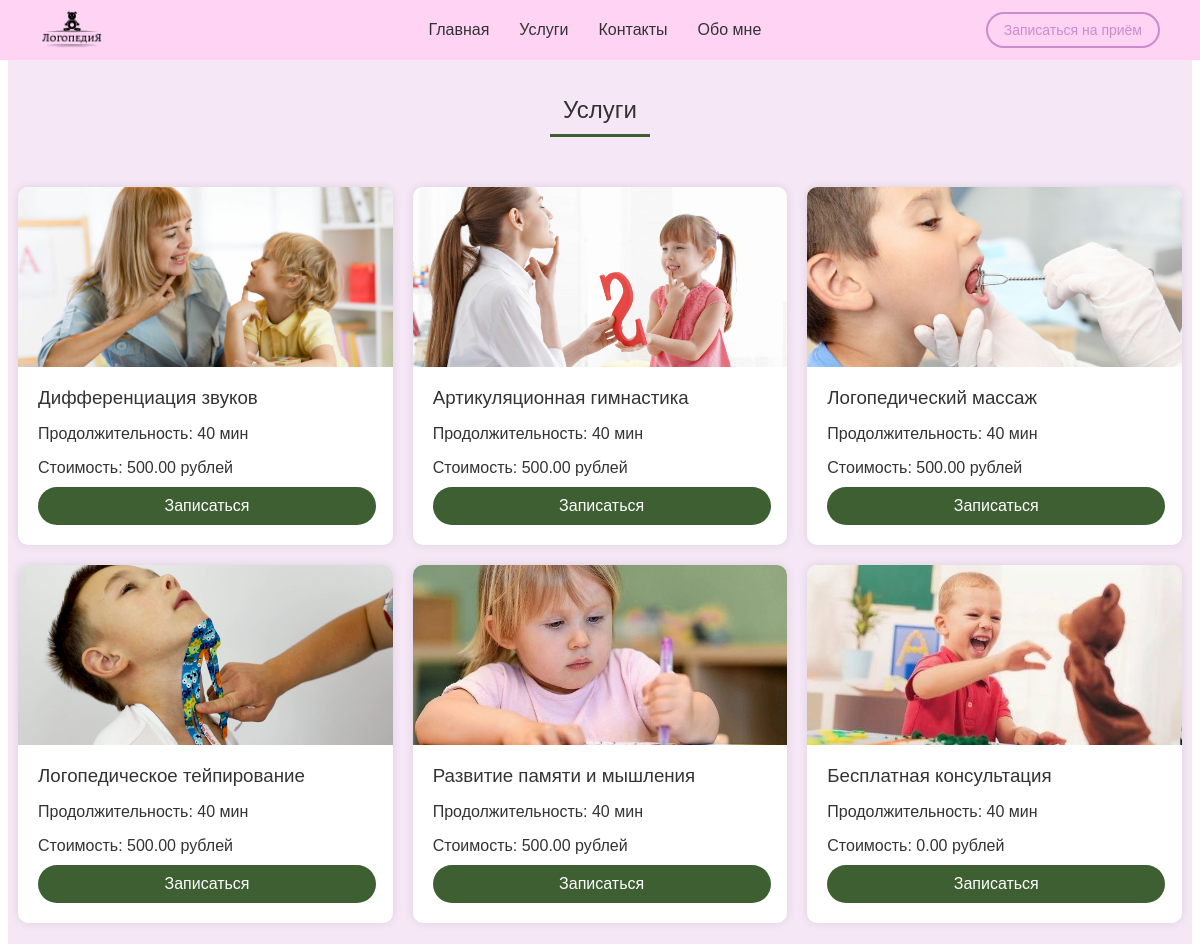
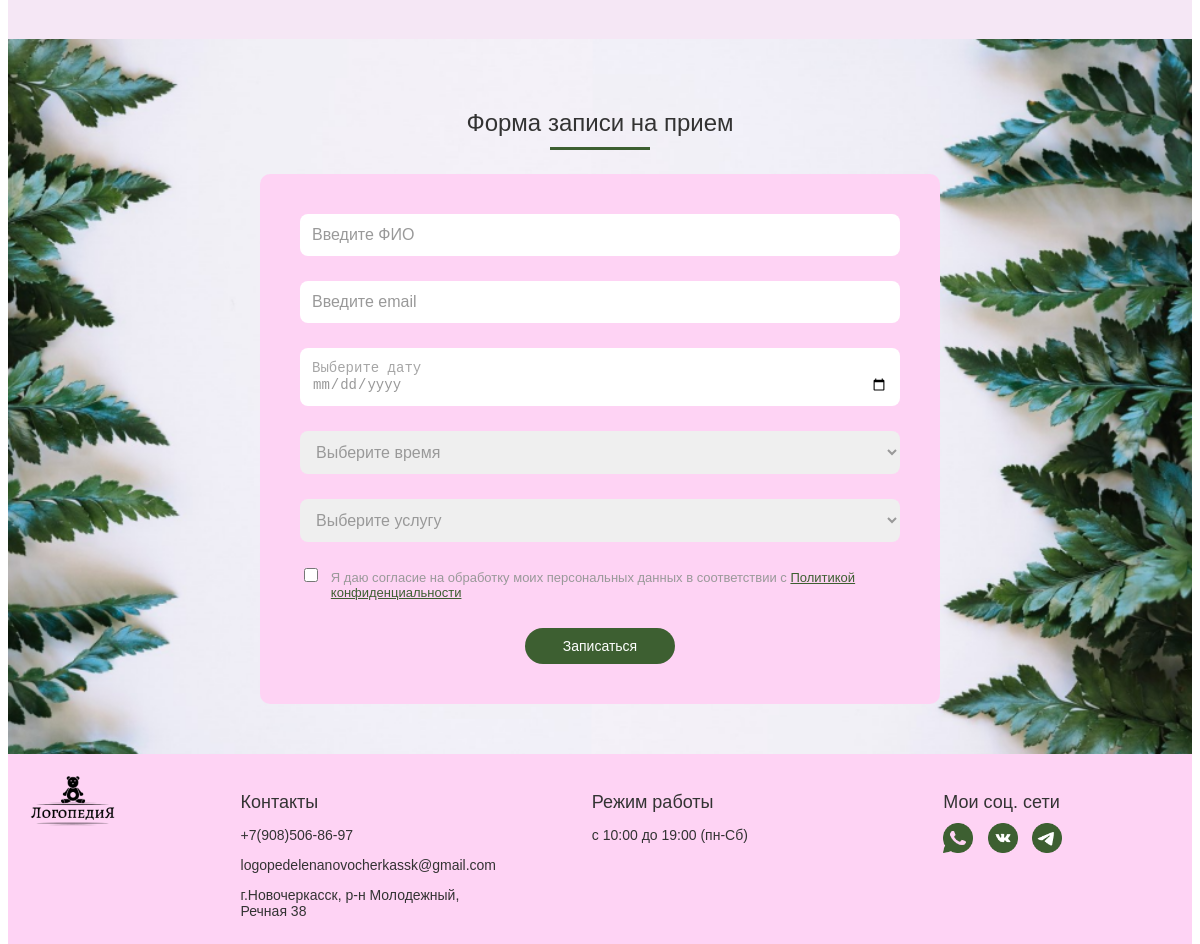
Page /services/ on the committed database (2 pictures, top to bottom).
### main/models.py (models this page shows)
class Service(models.Model):
    title = models.CharField(max_length=100)
    duration = models.CharField(max_length=50)
    description = models.TextField(null=True, blank=True)
    price = models.DecimalField(max_digits=10, decimal_places=2)
    image = models.ImageField(upload_to='services/img/', default='services/img/default.jpg')

### main/views.py (the view, shortened to what this page needs)
# urls.py: path('services/', views.services, name='services'),
def services(request):
    services = Service.objects.all()
    appointment_form = AppointmentForm()
    available_times = ['10:00', '11:00', '12:00', '13:00', '14:00', '15:00', '16:00', '17:00', '18:00']
    return render(request, 'services.html', {'services': services, 'appointment_form': appointment_form, 'available_times': available_times})

### main/forms.py (shortened to what this page needs)
class AppointmentForm(forms.ModelForm):
    class Meta:
        model = Appointment
        fields = ['full_name', 'email', 'appointment_date', 'appointment_time', 'service']

### main/templates/services.html (shortened to what this page needs)
{% extends 'layout.html' %}
{% load static %}
{% block content %}
    <section id="ysligu" class="services" style="background-image: url('{% static 'img/фон3.PNG' %}');">
        <div class="services-header">
            <h2 class="section-title">Услуги</h2>
            <div class="underline"></div>
        </div>
        <div class="services-container">
            {% for service in services %}
            <div class="service-card">
                <div class="service-image">
                    <img src="{{ service.image.url }}" alt="{{ service.title }}">
                </div>
                <div class="service-info">
                    <h3>{{ service.title }}</h3>
                    <p>Продолжительность: {{ service.duration }}</p>
                    <p>Стоимость: {{ service.price }} рублей</p>
                  <a href="#appointment-form" class="button3">Записаться</a>
                </div>
            </div>
            {% endfor %}
        </div>
    </section>
<section class="appointment-section" style="background-image: url('{% static 'img/фон2.PNG' %}');">
    <h2 class="section-title">Форма записи на прием</h2>
    <div class="underline"></div>
    <form id="appointment-form" class="appointment-form" method="POST" action="{% url 'appointment_submit' %}">
        <input type="text" id="fullName" name="fullName" placeholder="Введите ФИО" pattern="[A-Za-zА-Яа-яЁё\s]+" title="Введите только буквы" required>
        <input type="email" id="email" name="email" placeholder="Введите email" required>
       <input class="checkDate" onchange="document.querySelector('.checkDate').className = 'new'; ;" type="date" id="appointmentDate" name="appointmentDate" placeholder="Выберите дату" value="Выберите дату" required>
        <select id="appointmentTime" name="appointmentTime" required>
            <option value="">Выберите время</option>
        </select>
        <select id="service" name="service" required>
            <option value="">Выберите услугу</option>
        </select>
        <div class="form-group">
            <input type="checkbox" id="agree" name="agree" required>
            <label for="agree">Я даю согласие на обработку моих персональных данных в соответствии с <a href="{% url 'privacy_policy' %}" target="_blank" rel="noopener noreferrer">Политикой конфиденциальности</a></label>
        </div>
        <button type="submit">Записаться</button>
    </form>
</section>
{% endblock %}

### main/templates/layout.html (shortened to what this page needs)
{% load static %}
<html lang="en">
<head>
    <link rel="stylesheet" href="{% static 'css/index.css' %}">
    <link rel="stylesheet" href="{% static 'css/mobileindex.css' %}" media="(max-width: 767px)">
    <link rel="stylesheet" href="{% static 'css/tabletindex.css' %}" media="(min-width: 768px) and (max-width: 1199px)">
    <link rel="stylesheet" href="https://cdnjs.cloudflare.com/ajax/libs/font-awesome/5.15.3/css/all.min.css">
</head>
<body>
<header>
  <div class="logo">
    <a href="{% url 'index' %}">
      <img src="{% static 'img/Снимок3.png' %}" alt="Логотип">
    </a>
  </div>
  <nav id="nav-menu" class="nav-menu">
    <ul>
      <li><a href="{% url 'index' %}">Главная</a></li>
      <li><a href="{% url 'services' %}#ysligu">Услуги</a></li>
      <li><a href="{% url 'contacts' %}">Контакты</a></li>
      <li><a href="{% url 'about' %}">Обо мне</a></li>
    </ul>
  </nav>
  <div class="appointment">
    <a href="{% url 'services' %}#appointment-form" class="button">Записаться на приём</a>
  </div>
</header>
    {% block content %}{% endblock %}
    <footer>
        <div class="logo1">
            <a href="{% url 'index' %}">
                <img src="{% static 'img/Снимок3.png' %}" alt="Логотип">
            </a>
        </div>
  <div class="footer-column">
            <h3>Контакты</h3>
            <p><a href="tel:+79085068697">+7(908)506-86-97</a></p>
            <p><a href="mailto:logopedelenanovocherkassk@gmail.com">logopedelenanovocherkassk@gmail.com</a></p>
            <p><a href="https://www.google.com/maps/search/?api=1&query=г.Новочеркасск, р-н Молодежный, Речная 38">г.Новочеркасск, р-н Молодежный, Речная 38</a></p>
        </div>
        <div class="footer-column">
            <h3>Режим работы</h3>
            <p>с 10:00 до 19:00 (пн-Сб)</p>
        </div>
        <div class="footer-column">
            <h3>Мои соц. сети</h3>
            <div class="social-icons">
                <a href="https://wa.me/79085068697"><img src="{% static 'img/вотс3.png' %}" alt="Whatsapp"></a>
                  <a href="https://vk.com/id461825566"><img src="{% static 'img/вконтакте.png' %}" alt="Vk"></a>
                <a href="https://t.me/Alenahapovalova"><img src="{% static 'img/тг.png' %}" alt="Telegram"></a>
            </div>
        </div>
    </footer>
</body>
</html>

### main/static/css/mobileindex.css (style rules this page uses)
body { font-family: Arial, sans-serif; margin: 0; padding: 0; width: 100%; overflow-x: hidden; }
h1, h2, h3, h4, h5, h6 { margin-top: 0; text-align: center; font-size: 16px; }
p, ul, ol { margin-top: 0; font-size: 16px; }
.advantages, .services, .appointment-section, .contacts-section, .reviews, .about-me-section1, .about-me-section2, .certificate-section, .featured-articles, .centered-section { padding: 40px 20px; }
@media (min-width: 768px) { footer { justify-content: center; display: flex; } }
@media (min-width: 768px) { .footer-column { width: auto; margin-bottom: 0; } }
@media (min-width: 768px) { .social-icons { display: flex; justify-content: center; margin-top: 8px; } }
@media (min-width: 768px) { .social-icons img { width: 40px; height: 40px; } }
@media (min-width: 769px) { footer { flex-direction: row; justify-content: space-between; align-items: center; padding: 20px; background-color: #fed3f4; } }
@media (min-width: 769px) { .footer-column { width: auto; margin-bottom: 0; text-align: center; } }
@media (min-width: 769px) { .social-icons { display: flex; justify-content: center; margin-top: 8px; } }
@media (min-width: 769px) { .social-icons img { width: 80px; height: 80px; object-fit: contain; margin-right: 12px; } }
@media (min-width: 769px) { .social-icons img:last-child { margin-right: 0; } }
.appointment-form #appointmentDate { display: block; width: 100%; padding: 10px; border: 1px solid #ccc; border-radius: 4px; font-size: 16px; }

### main/static/css/tabletindex.css (style rules this page uses)
@media (min-width: 700px) and (max-width: 1300px) { .appointment-form { max-width: 100%; margin: 0 auto; padding: 30px; background-color: #fed3f4; border-radius: 8px; backdrop-filter: blur(5px); margin-left: 200px; margin-right: 200px; } }
@media (min-width: 700px) and (max-width: 1300px) { .appointment-form .form-group { margin-bottom: 16px; position: relative; } }
@media (min-width: 700px) and (max-width: 1300px) { .appointment-form label { display: block; font-size: 12px; color: #999; margin-bottom: 4px; } }
@media (min-width: 700px) and (max-width: 1300px) { .appointment-form input, .appointment-form select, .appointment-form textarea { width: 100%; padding: 10px; border: none; border-radius: 6px; box-sizing: border-box; font-size: 14px; margin-bottom: 20px; color: #999; outline: none; background-color: #fff; border: 1px solid #ccc; } }
@media (min-width: 700px) and (max-width: 1300px) { .appointment-form button { width: 160px; background-color: #3D5F31; color: white; padding: 10px 16px; border: none; border-radius: 20px; cursor: pointer; font-size: 16px; display: block; margin: 0 auto; } }

### main/templates/services.html (style rules this page uses)
input[type="date"]:before { color:rgba(53, 53, 53, 0.44); content:attr(placeholder); }
input[type="date"] { font-size: 14px; }
input[type="date"]:before { font-size: 14px; }

### rows in the picture
Service: image (picture), title "Дифференциация звуков", duration "40 мин", price "500.00"
Service: image (picture), title "Артикуляционная гимнастика", duration "40 мин", price "500.00"
Service: image (picture), title "Логопедический массаж", duration "40 мин", price "500.00"
Service: image (picture), title "Логопедическое тейпирование", duration "40 мин", price "500.00"
Service: image (picture), title "Развитие памяти и мышления", duration "40 мин", price "500.00"
Service: image (picture), title "Бесплатная консультация", duration "40 мин", price "0.00"
